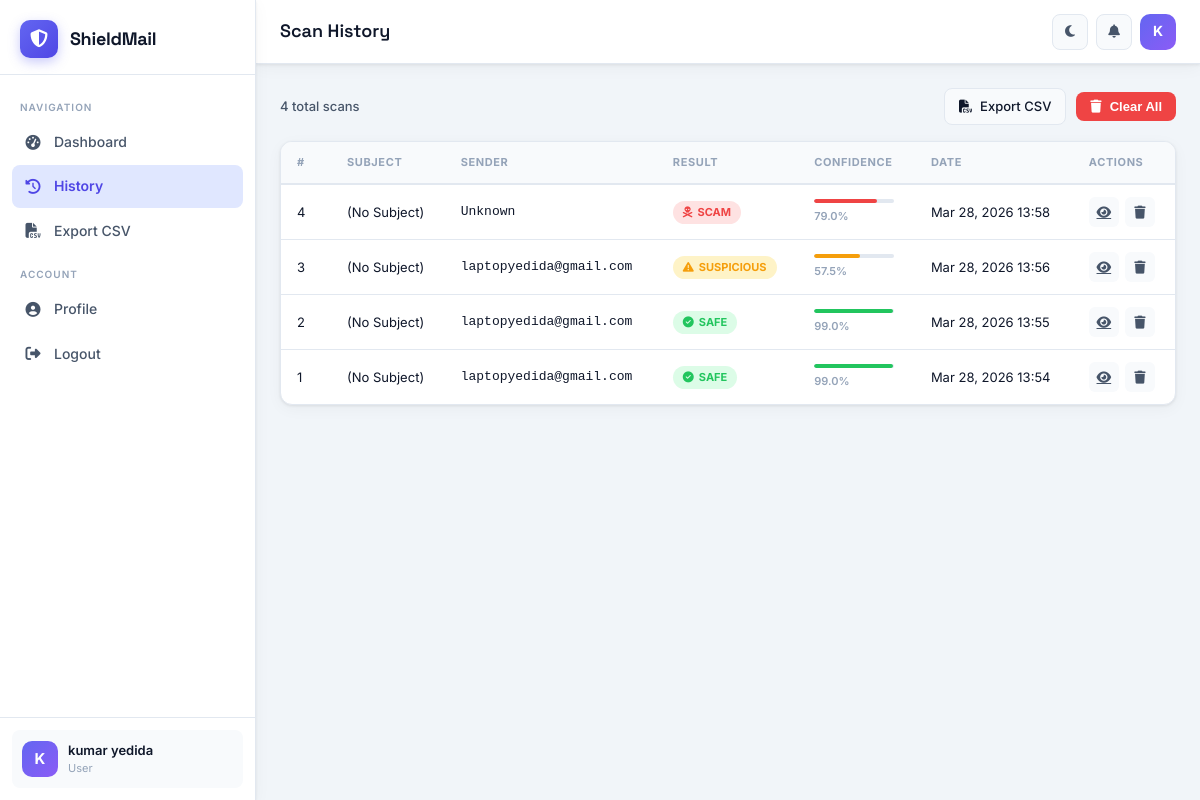
Page /scanner/history/ (signed in) on the committed database.
### scanner/models.py (models this page shows, shortened)
class EmailScan(models.Model):
    RESULT_CHOICES = [('SCAM', 'Scam'), ('SAFE', 'Safe'), ('SUSPICIOUS', 'Suspicious')]
    user = models.ForeignKey(User, on_delete=models.CASCADE, related_name='scans')
    subject = models.CharField(max_length=500, blank=True, null=True)
    sender = models.CharField(max_length=300, blank=True, null=True)
    email_content = models.TextField()
    result = models.CharField(max_length=20, choices=RESULT_CHOICES)
    confidence_score = models.FloatField(default=0.0)
    reasons = models.TextField(default='[]')  # JSON list
    suspicious_links = models.TextField(default='[]')  # JSON list
    detected_keywords = models.TextField(default='[]')  # JSON list
    scanned_at = models.DateTimeField(auto_now_add=True)
    file_name = models.CharField(max_length=255, blank=True, null=True)
    class Meta:
        ordering = ['-scanned_at']

### scanner/views.py (the view)
# urls.py: path('history/', views.history, name='history'),
@login_required
def history(request):
    scans = EmailScan.objects.filter(user=request.user)
    paginator = Paginator(scans, 15)
    page_number = request.GET.get('page')
    page_obj = paginator.get_page(page_number)
    return render(request, 'scanner/history.html', {'page_obj': page_obj})

### templates/scanner/history.html (shortened to what this page needs)
{% extends 'base.html' %}
{% block page_title %}Scan History{% endblock %}
{% block content %}
<div class="page-actions-bar">
  <div class="page-actions-left">
    <span class="results-count">{{ page_obj.paginator.count }} total scans</span>
  </div>
  <div class="page-actions-right">
    <a href="{% url 'scanner:export_history_csv' %}" class="btn-secondary btn-sm">
      <i class="fas fa-file-csv"></i> Export CSV
    </a>
    {% if page_obj.paginator.count > 0 %}
    <form method="POST" action="{% url 'scanner:delete_all_history' %}" onsubmit="return confirm('Delete ALL scan history? This cannot be undone.')">
      <button type="submit" class="btn-danger btn-sm"><i class="fas fa-trash"></i> Clear All</button>
    </form>
    {% endif %}
  </div>
</div>
<div class="card">
  <div class="card-body p-0">
    {% if page_obj %}
    <div class="table-wrap">
      <table class="data-table">
        <thead>
          <tr>
            <th>#</th>
            <th>Subject</th>
            <th>Sender</th>
            <th>Result</th>
            <th>Confidence</th>
            <th>Date</th>
            <th>Actions</th>
          </tr>
        </thead>
        <tbody>
          {% for scan in page_obj %}
          <tr>
            <td class="td-id">{{ scan.id }}</td>
            <td>{{ scan.subject|default:"(No Subject)"|truncatechars:40 }}</td>
            <td class="td-mono">{{ scan.sender|default:"Unknown"|truncatechars:30 }}</td>
            <td>
              <span class="badge badge-result badge-{{ scan.result|lower }}">
                {% if scan.result == 'SCAM' %}<i class="fas fa-skull-crossbones"></i>
                {% elif scan.result == 'SAFE' %}<i class="fas fa-circle-check"></i>
                {% else %}<i class="fas fa-triangle-exclamation"></i>{% endif %}
                {{ scan.result }}
              </span>
            </td>
            <td>
              <div class="mini-progress">
                <div class="mini-bar mini-bar-{{ scan.result|lower }}" style="width:{{ scan.confidence_score }}%"></div>
              </div>
              <span class="pct-text">{{ scan.confidence_score }}%</span>
            </td>
            <td class="td-date">{{ scan.scanned_at|date:"M d, Y H:i" }}</td>
            <td>
              <div class="action-btns">
                <a href="{% url 'scanner:scan_detail' scan.id %}" class="btn-icon-sm" title="View"><i class="fas fa-eye"></i></a>
                <form method="POST" action="{% url 'scanner:delete_scan' scan.id %}" onsubmit="return confirm('Delete this scan?')" style="display:inline">
                  <button type="submit" class="btn-icon-sm btn-icon-danger" title="Delete"><i class="fas fa-trash"></i></button>
                </form>
              </div>
            </td>
          </tr>
          {% empty %}
          <tr><td colspan="7" class="empty-row"><i class="fas fa-inbox"></i> No scan history yet.</td></tr>
          {% endfor %}
        </tbody>
      </table>
    </div>
    {% endif %}
  </div>
</div>
{% endblock %}

### templates/base.html (shortened to what this page needs)
<!DOCTYPE html>
<html lang="en" data-theme="light">
<head>
  <link rel="stylesheet" href="https://cdnjs.cloudflare.com/ajax/libs/font-awesome/6.5.0/css/all.min.css"/>
  <link rel="stylesheet" href="/static/css/main.css"/>
</head>
<body>
{% if user.is_authenticated %}
<aside class="sidebar" id="sidebar">
  <div class="sidebar-brand">
    <div class="brand-icon"><i class="fas fa-shield-halved"></i></div>
    <span class="brand-text">ShieldMail</span>
  </div>
  <nav class="sidebar-nav">
    {% if user.is_staff %}
    <div class="nav-section-label">Admin Panel</div>
    <a href="{% url 'admin_panel:dashboard' %}" class="nav-item {% if request.resolver_match.namespace == 'admin_panel' and request.resolver_match.url_name == 'dashboard' %}active{% endif %}">
      <i class="fas fa-chart-pie"></i><span>Overview</span>
    </a>
    <a href="{% url 'admin_panel:users_list' %}" class="nav-item {% if request.resolver_match.url_name == 'users_list' %}active{% endif %}">
      <i class="fas fa-users"></i><span>Users</span>
    </a>
    <a href="{% url 'admin_panel:all_scans' %}" class="nav-item {% if request.resolver_match.url_name == 'all_scans' %}active{% endif %}">
      <i class="fas fa-envelope-open-text"></i><span>All Scans</span>
    </a>
    <a href="{% url 'admin_panel:keywords' %}" class="nav-item {% if request.resolver_match.url_name == 'keywords' %}active{% endif %}">
      <i class="fas fa-tags"></i><span>Keywords</span>
    </a>
    <a href="{% url 'admin_panel:export_csv' %}" class="nav-item">
      <i class="fas fa-file-export"></i><span>Export CSV</span>
    </a>
    {% else %}
    <div class="nav-section-label">Navigation</div>
    <a href="{% url 'scanner:dashboard' %}" class="nav-item {% if request.resolver_match.url_name == 'dashboard' %}active{% endif %}">
      <i class="fas fa-gauge-high"></i><span>Dashboard</span>
    </a>
    <a href="{% url 'scanner:history' %}" class="nav-item {% if request.resolver_match.url_name == 'history' %}active{% endif %}">
      <i class="fas fa-clock-rotate-left"></i><span>History</span>
    </a>
    <a href="{% url 'scanner:export_history_csv' %}" class="nav-item">
      <i class="fas fa-file-csv"></i><span>Export CSV</span>
    </a>
    {% endif %}
    <div class="nav-section-label">Account</div>
    <a href="{% url 'accounts:profile' %}" class="nav-item {% if request.resolver_match.url_name == 'profile' %}active{% endif %}">
      <i class="fas fa-user-circle"></i><span>Profile</span>
    </a>
    <a href="{% url 'accounts:logout' %}" class="nav-item nav-logout">
      <i class="fas fa-right-from-bracket"></i><span>Logout</span>
    </a>
  </nav>
  <div class="sidebar-footer">
    <div class="user-chip">
      <div class="user-avatar">{{ user.username|first|upper }}</div>
      <div class="user-info">
        <div class="user-name">{{ user.get_full_name|default:user.username }}</div>
        <div class="user-role">{% if user.is_staff %}Administrator{% else %}User{% endif %}</div>
      </div>
    </div>
  </div>
</aside>
<div class="main-wrapper">
  <header class="topbar">
    <div class="topbar-title">{% block page_title %}Dashboard{% endblock %}</div>
    <div class="topbar-actions">
      <button class="icon-btn theme-toggle" id="themeToggle" title="Toggle dark mode">
        <i class="fas fa-moon" id="themeIcon"></i>
      </button>
      <div class="notification-bell">
        <button class="icon-btn"><i class="fas fa-bell"></i></button>
      </div>
      <a href="{% url 'accounts:profile' %}" class="topbar-avatar">{{ user.username|first|upper }}</a>
    </div>
  </header>
  <main class="content-area">
    {% block content %}{% endblock %}
  </main>
</div>
{% else %}
{% block auth_content %}{% endblock %}
{% endif %}
</body>
</html>

### rows in the picture
EmailScan: id "4", subject "(No Subject)", sender "Unknown", result "SCAM", confidence_score "79.0", scanned_at "Mar 28, 2026 13:58"
EmailScan: id "3", subject "(No Subject)", sender "laptopyedida@gmail.com", result "SUSPICIOUS", confidence_score "57.5", scanned_at "Mar 28, 2026 13:56"
EmailScan: id "2", subject "(No Subject)", sender "laptopyedida@gmail.com", result "SAFE", confidence_score "99.0", scanned_at "Mar 28, 2026 13:55"
EmailScan: id "1", subject "(No Subject)", sender "laptopyedida@gmail.com", result "SAFE", confidence_score "99.0", scanned_at "Mar 28, 2026 13:54"

### other values in the picture
{{ user.username|first|upper }} "K"
{{ user.get_full_name|default:user.username }} "kumar yedida"
{{ page_obj.paginator.count }} "4"
